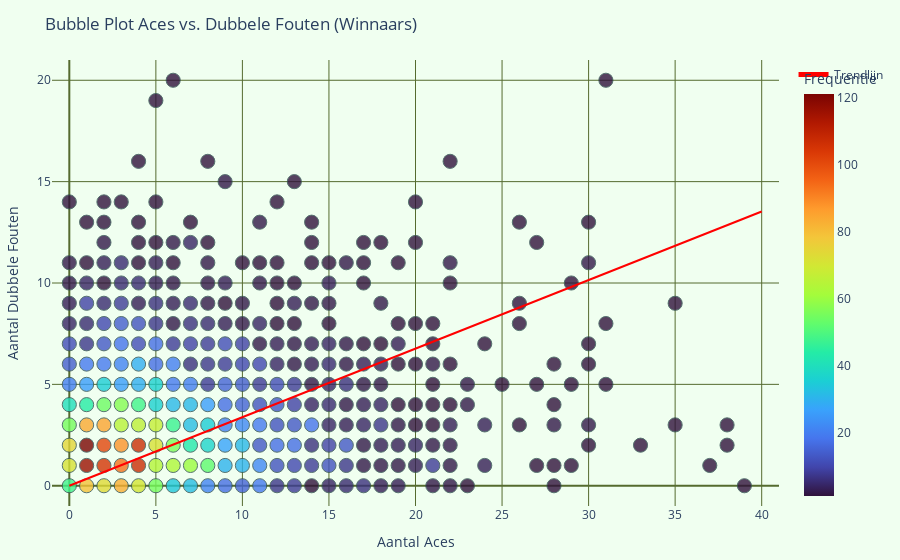
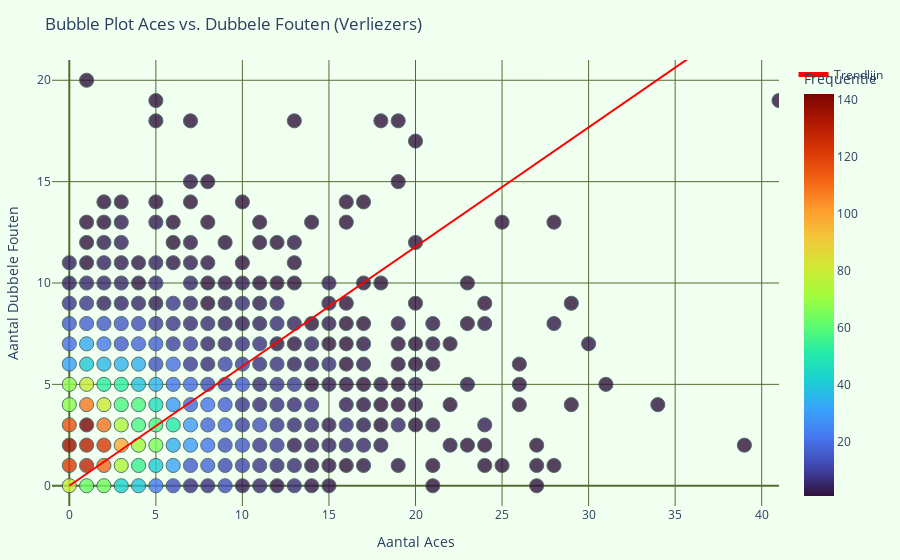

Notebook code cell kept with these figures, in order:
### Markdown cell above
Het is belangrijk om te weten welke trainbare facetten bevorderend zijn voor het winnen van een tenniswedstrijd. Dit kan ervoor zorgen dat er op specifieke dingen getraind kan worden om te verbeteren.

argumenten:
1. aces en dubbele fouten
2. breakpunten mentaal aspect

### Code cell
# import pandas as pd
# import plotly.express as px
# import numpy as np
# import plotly.graph_objs as go

# data = pd.read_csv('../combined_cleaned_tennis_data.csv')

# grouped_winnaars = data.groupby(['w_ace', 'w_df']).size().reset_index(name='frequency')
# grouped_verliezers = data.groupby(['l_ace', 'l_df']).size().reset_index(name='frequency')

# # Vaste grootte voor alle bubbels
# fixed_size = 10

# fig_winnaars = px.scatter(grouped_winnaars,
#                           x='w_ace',
#                           y='w_df',
#                           size=np.full(len(grouped_winnaars), fixed_size),
#                           color='frequency',
#                           hover_data={'frequency': True, 'w_ace': True, 'w_df': True},
#                           title='Bubble Plot Aces vs. Dubbele Fouten (Winnaars)',
#                           labels={'w_ace': 'Aantal Aces', 'w_df': 'Aantal Dubbele Fouten', 'frequency': 'Frequentie'},
#                           size_max=fixed_size,
#                           opacity=0.8,
#                           color_continuous_scale='Turbo')

# fig_winnaars.update_traces(marker=dict(line=dict(width=1, color='DarkSlateGrey')))
# fig_winnaars.update_layout(plot_bgcolor='white',
#                            xaxis=dict(title='Aantal Aces', range=[-1, 41]),
#                            yaxis=dict(title='Aantal Dubbele Fouten', range=[-1, 21]),
#                            margin=dict(l=20, r=20, t=60, b=20))

# fig_verliezers = px.scatter(grouped_verliezers,
#                             x='l_ace',
#                             y='l_df',
#                             size=np.full(len(grouped_verliezers), fixed_size),
#                             color='frequency',
#                             hover_data={'frequency': True, 'l_ace': True, 'l_df': True},
#                             title='Bubble Plot Aces vs. Dubbele Fouten (Verliezers)',
#                             labels={'l_ace': 'Aantal Aces', 'l_df': 'Aantal Dubbele Fouten', 'frequency': 'Frequentie'},
#                             size_max=fixed_size,
#                             opacity=0.8,
#                             color_continuous_scale='Turbo')

# fig_verliezers.update_traces(marker=dict(line=dict(width=1, color='DarkSlateGrey')))
# fig_verliezers.update_layout(plot_bgcolor='white',
#                              xaxis=dict(title='Aantal Aces', range=[-1, 41]),
#                              yaxis=dict(title='Aantal Dubbele Fouten', range=[-1, 21]),
#                              margin=dict(l=20, r=20, t=60, b=20))

# fig_winnaars.show()
# fig_verliezers.show()

import pandas as pd
import plotly.express as px
import numpy as np
import plotly.graph_objs as go

data = pd.read_csv('../combined_cleaned_tennis_data.csv')

grouped_winnaars = data.groupby(['w_ace', 'w_df']).size().reset_index(name='frequency')
grouped_verliezers = data.groupby(['l_ace', 'l_df']).size().reset_index(name='frequency')

# Vaste grootte voor alle bubbels
fixed_size = 10

# Filter data voor trendlijn op basis van frequentie groter dan 15
filtered_winnaars = grouped_winnaars[grouped_winnaars['frequency'] > 15]
filtered_verliezers = grouped_verliezers[grouped_verliezers['frequency'] > 15]

# Handmatig berekenen van de trendlijn
def calculate_slope_through_origin(data, x, y):
    # Bereken de termen nodig voor de numerieke methode
    xy = data[x] * data[y]
    xx = data[x] ** 2
    
    # Bereken de helling (b1) waarbij b0 = 0 (trendlijn gaat door de oorsprong)
    b1 = xy.sum() / xx.sum()
    
    return b1

# Bereken de hellingen
b1_win = calculate_slope_through_origin(filtered_winnaars, 'w_ace', 'w_df')
b1_ver = calculate_slope_through_origin(filtered_verliezers, 'l_ace', 'l_df')

# X-waarden voor trendlijn
x_range = np.linspace(0, 40, 100)

# Y-waarden voor trendlijn, beginnend bij de oorsprong
y_winnaars = b1_win * x_range
y_verliezers = b1_ver * x_range

fig_winnaars = px.scatter(grouped_winnaars,
                          x='w_ace',
                          y='w_df',
                          size=np.full(len(grouped_winnaars), fixed_size),
                          color='frequency',
                          hover_data={'frequency': True, 'w_ace': True, 'w_df': True},
                          title='Bubble Plot Aces vs. Dubbele Fouten (Winnaars)',
                          labels={'w_ace': 'Aantal Aces', 'w_df': 'Aantal Dubbele Fouten', 'frequency': 'Frequentie'},
                          size_max=fixed_size,
                          opacity=0.8,
                          color_continuous_scale='Turbo')

# Voeg trendlijn toe
fig_winnaars.add_trace(go.Scatter(x=x_range, y=y_winnaars, mode='lines', name='Trendlijn', line=dict(color='red')))

fig_winnaars.update_traces(marker=dict(line=dict(width=1, color='DarkSlateGrey')))
fig_winnaars.update_layout(plot_bgcolor='honeydew',
                             paper_bgcolor='honeydew',
                             xaxis=dict(title='Aantal Aces', range=[-1, 41], gridcolor='darkolivegreen', zerolinecolor='darkolivegreen'),
                             yaxis=dict(title='Aantal Dubbele Fouten', range=[-1, 21], gridcolor='darkolivegreen', zerolinecolor='darkolivegreen'),
                             margin=dict(l=20, r=20, t=60, b=20),
                    )

fig_verliezers = px.scatter(grouped_verliezers,
                            x='l_ace',
                            y='l_df',
                            size=np.full(len(grouped_verliezers), fixed_size),
                            color='frequency',
                            hover_data={'frequency': True, 'l_ace': True, 'l_df': True},
                            title='Bubble Plot Aces vs. Dubbele Fouten (Verliezers)',
                            labels={'l_ace': 'Aantal Aces', 'l_df': 'Aantal Dubbele Fouten', 'frequency': 'Frequentie'},
                            size_max=fixed_size,
                            opacity=0.8,
                            color_continuous_scale='Turbo')

# Voeg trendlijn toe
fig_verliezers.add_trace(go.Scatter(x=x_range, y=y_verliezers, mode='lines', name='Trendlijn', line=dict(color='red')))

fig_verliezers.update_traces(marker=dict(line=dict(width=1, color='DarkSlateGrey')))
fig_verliezers.update_layout(plot_bgcolor='honeydew',
                             paper_bgcolor='honeydew',
                             xaxis=dict(title='Aantal Aces', range=[-1, 41], gridcolor='darkolivegreen', zerolinecolor='darkolivegreen'),
                             yaxis=dict(title='Aantal Dubbele Fouten', range=[-1, 21], gridcolor='darkolivegreen', zerolinecolor='darkolivegreen'),
                             margin=dict(l=20, r=20, t=60, b=20),
                    )

fig_winnaars.show()
fig_verliezers.show()

### Figure 1 — Plotly figure (JSON) as saved in the notebook; plotly's stock layout.template omitted (floating-point values rounded to 4 significant figures; data arrays with more than 128 entries replaced by an {"elided": "..."} marker saying what was removed)
{"data": [{"customdata": {"elided": "313x1 int values"}, "hovertemplate": "Aantal Aces=%{x}<br>Aantal Dubbele Fouten=%{y}<br>size=%{marker.size}<br>Frequentie=%{marker.color}<extra></extra>", "legendgroup": "", "marker": {"color": {"elided": "313 int values"}, "coloraxis": "coloraxis", "line": {"color": "DarkSlateGrey", "width": 1}, "opacity": 0.8, "size": {"elided": "313 int values"}, "sizemode": "area", "sizeref": 0.1, "symbol": "circle"}, "mode": "markers", "name": "", "orientation": "v", "showlegend": false, "type": "scatter", "x": {"elided": "313 int values"}, "xaxis": "x", "y": {"elided": "313 int values"}, "yaxis": "y"}, {"line": {"color": "red"}, "marker": {"line": {"color": "DarkSlateGrey", "width": 1}}, "mode": "lines", "name": "Trendlijn", "type": "scatter", "x": [0, 0.404, 0.8081, 1.212, 1.616, 2.02, 2.424, 2.828, 3.232, 3.636, 4.04, 4.444, 4.848, 5.253, 5.657, 6.061, 6.465, 6.869, 7.273, 7.677, 8.081, 8.485, 8.889, 9.293, 9.697, 10.1, 10.51, 10.91, 11.31, 11.72, 12.12, 12.53, 12.93, 13.33, 13.74, 14.14, 14.55, 14.95, 15.35, 15.76, 16.16, 16.57, 16.97, 17.37, 17.78, 18.18, 18.59, 18.99, 19.39, 19.8, 20.2, 20.61, 21.01, 21.41, 21.82, 22.22, 22.63, 23.03, 23.43, 23.84, 24.24, 24.65, 25.05, 25.45, 25.86, 26.26, 26.67, 27.07, 27.47, 27.88, 28.28, 28.69, 29.09, 29.49, 29.9, 30.3, 30.71, 31.11, 31.52, 31.92, 32.32, 32.73, 33.13, 33.54, 33.94, 34.34, 34.75, 35.15, 35.56, 35.96, 36.36, 36.77, 37.17, 37.58, 37.98, 38.38, 38.79, 39.19, 39.6, 40], "y": [0, 0.1367, 0.2733, 0.41, 0.5466, 0.6833, 0.8199, 0.9566, 1.093, 1.23, 1.367, 1.503, 1.64, 1.777, 1.913, 2.05, 2.187, 2.323, 2.46, 2.596, 2.733, 2.87, 3.006, 3.143, 3.28, 3.416, 3.553, 3.69, 3.826, 3.963, 4.1, 4.236, 4.373, 4.51, 4.646, 4.783, 4.92, 5.056, 5.193, 5.33, 5.466, 5.603, 5.74, 5.876, 6.013, 6.15, 6.286, 6.423, 6.56, 6.696, 6.833, 6.969, 7.106, 7.243, 7.379, 7.516, 7.653, 7.789, 7.926, 8.063, 8.199, 8.336, 8.473, 8.609, 8.746, 8.883, 9.019, 9.156, 9.293, 9.429, 9.566, 9.703, 9.839, 9.976, 10.11, 10.25, 10.39, 10.52, 10.66, 10.8, 10.93, 11.07, 11.21, 11.34, 11.48, 11.62, 11.75, 11.89, 12.03, 12.16, 12.3, 12.44, 12.57, 12.71, 12.85, 12.98, 13.12, 13.26, 13.39, 13.53]}], "layout": {"coloraxis": {"colorbar": {"title": {"text": "Frequentie"}}, "colorscale": [[0, "#30123b"], [0.07143, "#4145ab"], [0.1429, "#4675ed"], [0.2143, "#39a2fc"], [0.2857, "#1bcfd4"], [0.3571, "#24eca6"], [0.4286, "#61fc6c"], [0.5, "#a4fc3b"], [0.5714, "#d1e834"], [0.6429, "#f3c63a"], [0.7143, "#fe9b2d"], [0.7857, "#f36315"], [0.8571, "#d93806"], [0.9286, "#b11901"], [1, "#7a0402"]]}, "legend": {"itemsizing": "constant", "tracegroupgap": 0}, "margin": {"b": 20, "l": 20, "r": 20, "t": 60}, "paper_bgcolor": "honeydew", "plot_bgcolor": "honeydew", "title": {"text": "Bubble Plot Aces vs. Dubbele Fouten (Winnaars)"}, "xaxis": {"anchor": "y", "domain": [0, 1], "gridcolor": "darkolivegreen", "range": [-1, 41], "title": {"text": "Aantal Aces"}, "zerolinecolor": "darkolivegreen"}, "yaxis": {"anchor": "x", "domain": [0, 1], "gridcolor": "darkolivegreen", "range": [-1, 21], "title": {"text": "Aantal Dubbele Fouten"}, "zerolinecolor": "darkolivegreen"}}}

### Figure 2 — Plotly figure (JSON) as saved in the notebook; plotly's stock layout.template omitted (floating-point values rounded to 4 significant figures; data arrays with more than 128 entries replaced by an {"elided": "..."} marker saying what was removed)
{"data": [{"customdata": {"elided": "293x1 int values"}, "hovertemplate": "Aantal Aces=%{x}<br>Aantal Dubbele Fouten=%{y}<br>size=%{marker.size}<br>Frequentie=%{marker.color}<extra></extra>", "legendgroup": "", "marker": {"color": {"elided": "293 int values"}, "coloraxis": "coloraxis", "line": {"color": "DarkSlateGrey", "width": 1}, "opacity": 0.8, "size": {"elided": "293 int values"}, "sizemode": "area", "sizeref": 0.1, "symbol": "circle"}, "mode": "markers", "name": "", "orientation": "v", "showlegend": false, "type": "scatter", "x": {"elided": "293 int values"}, "xaxis": "x", "y": {"elided": "293 int values"}, "yaxis": "y"}, {"line": {"color": "red"}, "marker": {"line": {"color": "DarkSlateGrey", "width": 1}}, "mode": "lines", "name": "Trendlijn", "type": "scatter", "x": [0, 0.404, 0.8081, 1.212, 1.616, 2.02, 2.424, 2.828, 3.232, 3.636, 4.04, 4.444, 4.848, 5.253, 5.657, 6.061, 6.465, 6.869, 7.273, 7.677, 8.081, 8.485, 8.889, 9.293, 9.697, 10.1, 10.51, 10.91, 11.31, 11.72, 12.12, 12.53, 12.93, 13.33, 13.74, 14.14, 14.55, 14.95, 15.35, 15.76, 16.16, 16.57, 16.97, 17.37, 17.78, 18.18, 18.59, 18.99, 19.39, 19.8, 20.2, 20.61, 21.01, 21.41, 21.82, 22.22, 22.63, 23.03, 23.43, 23.84, 24.24, 24.65, 25.05, 25.45, 25.86, 26.26, 26.67, 27.07, 27.47, 27.88, 28.28, 28.69, 29.09, 29.49, 29.9, 30.3, 30.71, 31.11, 31.52, 31.92, 32.32, 32.73, 33.13, 33.54, 33.94, 34.34, 34.75, 35.15, 35.56, 35.96, 36.36, 36.77, 37.17, 37.58, 37.98, 38.38, 38.79, 39.19, 39.6, 40], "y": [0, 0.2381, 0.4762, 0.7142, 0.9523, 1.19, 1.428, 1.667, 1.905, 2.143, 2.381, 2.619, 2.857, 3.095, 3.333, 3.571, 3.809, 4.047, 4.285, 4.524, 4.762, 5.0, 5.238, 5.476, 5.714, 5.952, 6.19, 6.428, 6.666, 6.904, 7.142, 7.38, 7.619, 7.857, 8.095, 8.333, 8.571, 8.809, 9.047, 9.285, 9.523, 9.761, 9.999, 10.24, 10.48, 10.71, 10.95, 11.19, 11.43, 11.67, 11.9, 12.14, 12.38, 12.62, 12.86, 13.09, 13.33, 13.57, 13.81, 14.05, 14.28, 14.52, 14.76, 15.0, 15.24, 15.48, 15.71, 15.95, 16.19, 16.43, 16.67, 16.9, 17.14, 17.38, 17.62, 17.86, 18.09, 18.33, 18.57, 18.81, 19.05, 19.28, 19.52, 19.76, 20.0, 20.24, 20.47, 20.71, 20.95, 21.19, 21.43, 21.67, 21.9, 22.14, 22.38, 22.62, 22.86, 23.09, 23.33, 23.57]}], "layout": {"coloraxis": {"colorbar": {"title": {"text": "Frequentie"}}, "colorscale": [[0, "#30123b"], [0.07143, "#4145ab"], [0.1429, "#4675ed"], [0.2143, "#39a2fc"], [0.2857, "#1bcfd4"], [0.3571, "#24eca6"], [0.4286, "#61fc6c"], [0.5, "#a4fc3b"], [0.5714, "#d1e834"], [0.6429, "#f3c63a"], [0.7143, "#fe9b2d"], [0.7857, "#f36315"], [0.8571, "#d93806"], [0.9286, "#b11901"], [1, "#7a0402"]]}, "legend": {"itemsizing": "constant", "tracegroupgap": 0}, "margin": {"b": 20, "l": 20, "r": 20, "t": 60}, "paper_bgcolor": "honeydew", "plot_bgcolor": "honeydew", "title": {"text": "Bubble Plot Aces vs. Dubbele Fouten (Verliezers)"}, "xaxis": {"anchor": "y", "domain": [0, 1], "gridcolor": "darkolivegreen", "range": [-1, 41], "title": {"text": "Aantal Aces"}, "zerolinecolor": "darkolivegreen"}, "yaxis": {"anchor": "x", "domain": [0, 1], "gridcolor": "darkolivegreen", "range": [-1, 21], "title": {"text": "Aantal Dubbele Fouten"}, "zerolinecolor": "darkolivegreen"}}}
